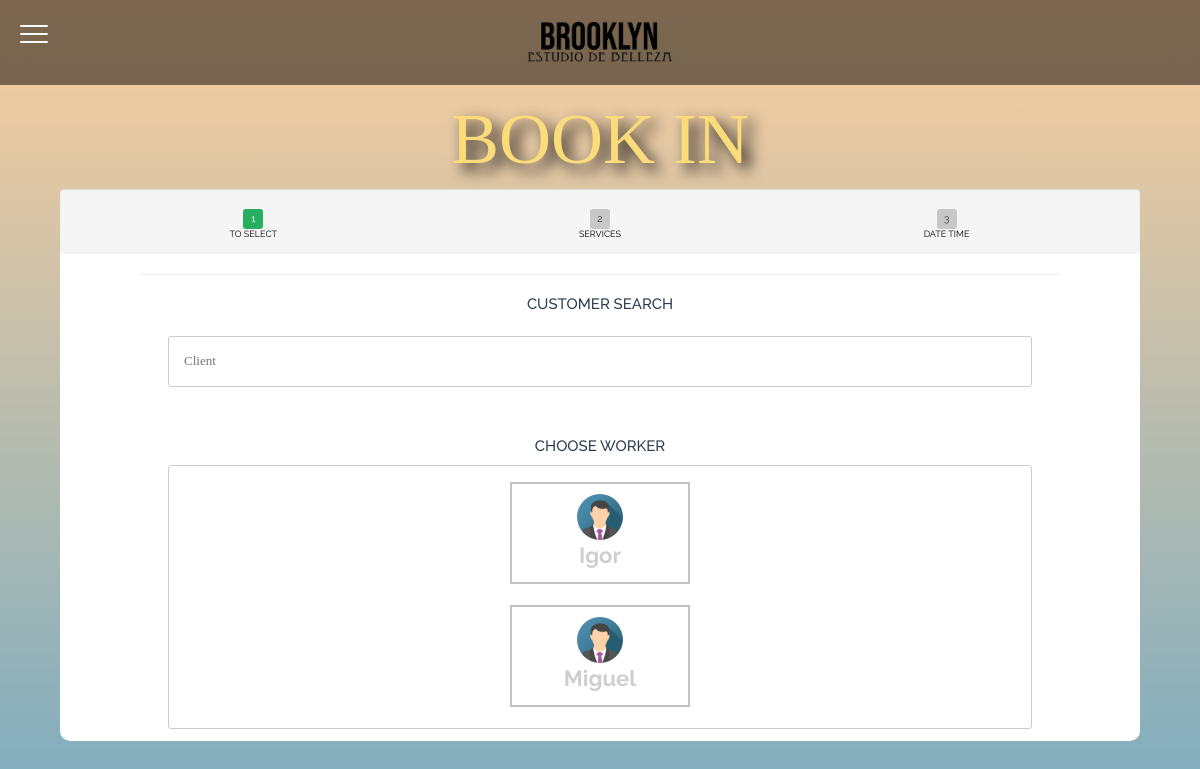
Page /en/peluqueria/client/ (signed in) on the committed database.
### apppeluqueria/models.py (models this page shows)
class trabajador(models.Model):
    usuario = models.OneToOneField(User, primary_key=True, on_delete=models.CASCADE,related_name='trabajador')
    phone = models.CharField(max_length=17,null=False)
    direcciones = models.ForeignKey('direccion', on_delete=models.SET_NULL, null=True,blank=True)
    imagen = models.ImageField(blank=True, null=True,default='img_avatar.png')
    def __str__(self):
        return self.usuario.username

### apppeluqueria/views.py (the view, shortened to what this page needs)
# urls.py: path('client/', login_required(views.client), name='client'),
@permission_required('auth.is_cliente', raise_exception=True)
def client(request):
    from .models import fecha
    today = date.today()
    form = CreateFechaForm()
    reservas = reserva.objects.all()
    trabajadores = trabajador.objects.all()
    servicios = servicio.objects.all()
    horas = hora.objects.all()
    clientes = cliente.objects.all()
    fechaTrabajadores = fechaTrabajador.objects.all()
    fecha = fecha.objects.all()
    return render( request ,'roles/cliente.html', context = {'today':today.strftime("%Y-%m-%d"),'form':form,'fechas':fecha,'reservas':reservas,'clientes':clientes,'trabajadores':trabajadores,'servicios':servicios,'horas':horas,'fechaTrabajadores':fechaTrabajadores})

### apppeluqueria/forms.py
class CreateFechaForm(forms.ModelForm):
    class Meta:
        model = fecha
        fields = '__all__'

### apppeluqueria/models.py (called while the page is built)
    def __str__(self):
        return self.usuario.username

    def __str__(self):
        return self.nombre_servicio

    def __str__(self):
        return str(self.hora)

    def __str__(self):
        return str(self.dia)+' '+str(self.hora)

    def __str__(self):
        return str(self.peluquero)+' '+str(self.fecha)

### apppeluqueria/templates/roles/cliente.html (shortened to what this page needs)
{% load static %}
{% load i18n %}
<link rel='stylesheet' href='https://stackpath.bootstrapcdn.com/bootstrap/4.1.3/css/bootstrap.min.css'>
<link rel='stylesheet' href='https://maxcdn.icons8.com/fonts/line-awesome/1.1/css/line-awesome-font-awesome.min.css'>
<link rel="stylesheet" href="https://pro.fontawesome.com/releases/v5.10.0/css/all.css"/>
<link rel="stylesheet" href="{% static 'css/client/client.css' %}">
<link rel="stylesheet" href="{% static 'css/header/styles.css' %}">
{% block content %}
<body class="reservas" style="background-image:url({% static 'img/wallpaperreservas.jpg' %});">
  <div class="grid-container-role">
    <div class="a">
      <div class="top-header">
          {% include "header.html" %}
      </div>
    </div>
      <div class="b" style=" background: -prefix-linear-gradient(rgba(246, 157, 60,.5), rgba(63, 135, 166,.7));background: linear-gradient(rgba(246, 157, 60,.5), rgba(63, 135, 166,.7));">
          <h1>{% trans "Book in" %}</h1>
          <div class="principal-contain" style="margin-bottom: 10rem;">
              <div>
                      <form id="form-id" method="post">
                          <ul class="progress">
                            <li class="active">{% trans "to select" %}</li>
                            <li>{% trans "Services" %}</li>
                            <li>{% trans "Date Time" %}</li>
                          </ul>
                          <fieldset>
                            <h2 class="fs-title">{% trans "Customer search" %}</h2><br>
                            <input name="cliente" list="brow" placeholder="{% trans "Client" %}" onchange="mostrarnext()">
                            <br>
                            <h2 class="fs-title" style="padding-top:20px;">{% trans "choose worker" %}</h2>
                            {% if trabajadores %}
                            <div class="contain-workers">
                            {% for trabajador in trabajadores %}
                              <p class="form__answer" onclick="mostrarnext()">
                                <label for="{{ trabajador }}"><img src="{{ trabajador.imagen.url }}" ><br>{{ trabajador }} </label>
                              </p>
                            {% endfor %}
                            </div>
                            {% endif %}
                            <br>
                          </fieldset>
                      </form>
              </div>
          </div>
      </div>
  </div>
</body>
{% endblock %}

### rows in the picture
trabajador: imagen (picture), usuario_id.username "Igor"
trabajador: imagen (picture), usuario_id.username "Miguel"
